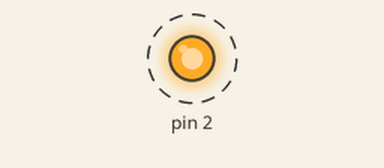
The sketch below on a simulated Arduino Uno, built with avr-gcc and run on an emulated ATmega328P. Parts: output pins drawn as LEDs (lit = HIGH). Dashed ring = blinking.

Above: at 0.1 s.
Timing chart, 0 to 3.0 s (numbered marks = the images above):
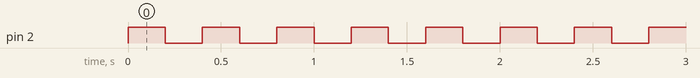

The sketch:

5-1Led.ino
```cpp
#include <Led.h>

/*5-1Led.ino
WeMos D1 mini Pin Number  Arduino IDE Pin Number
A0     : POT
D0  16
D1  5
D2  4 : button
D3  0
D4  2 : Default LED
D5  14 : POT POWER OUT
D6  12 : motor
D7  13
D8  15
TX  1
RX  3
*/
//#include <Led.h>

Led led(2); //uno 13, d1mini 2

void setup()
{
}

void loop()
{
  led.LedHigh();
  delay(200);
  led.LedLow();
  delay(200);
}
```

Measured:
- by itself, pin 2: alternates HIGH for 0.20 s and LOW for 0.20 s
